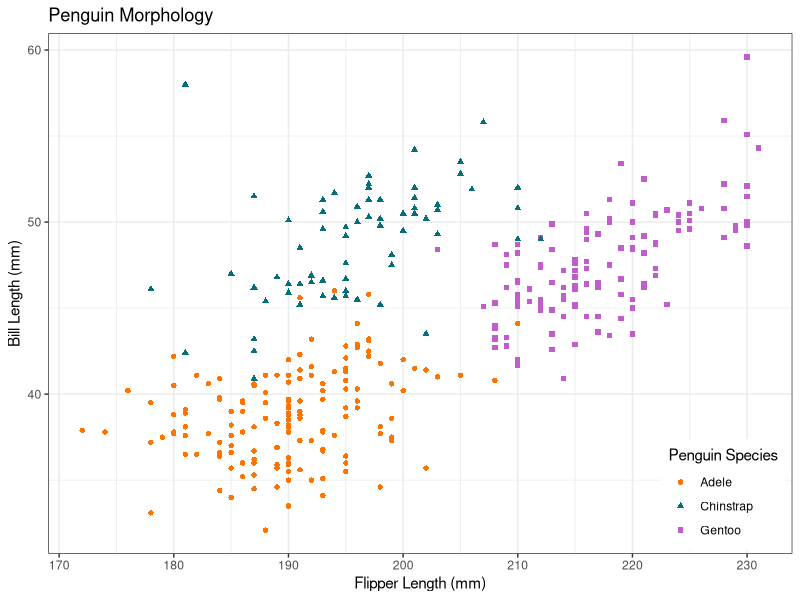

This figure's R source:
## ---- chunk 1
#| include: false
options(htmltools.dir.version = FALSE)

knitr::opts_chunk$set(
  dpi = 300, 
  echo = F, message = F, warning = F, 
  cache = T)

knitr::opts_chunk$set(
  dev.args = list(bg = "transparent")
)

library(tidyverse)
library(gridExtra)
## ---- chunk 2
# Generate some sort of plot
library(palmerpenguins)
data("penguins")
ggplot(penguins, aes(y = bill_length_mm, 
                     x = flipper_length_mm, 
                     shape = species, 
                     color = species)) +
  geom_point() +
  scale_color_manual(name = "Penguin Species",
                     labels = c("Adele", "Chinstrap", "Gentoo"),
                     values = c("#ff7400", "#056e76", "#c05ccb")) +
  scale_shape_discrete(name = "Penguin Species",
                     labels = c("Adele", "Chinstrap", "Gentoo")) + 
  xlab("Flipper Length (mm)") +
  ylab("Bill Length (mm)") +
  ggtitle("Penguin Morphology") +
  theme_bw() +
  theme(legend.position.inside = c(0.99, .01), legend.position = "inside",
        legend.justification = c(.99, .01))
